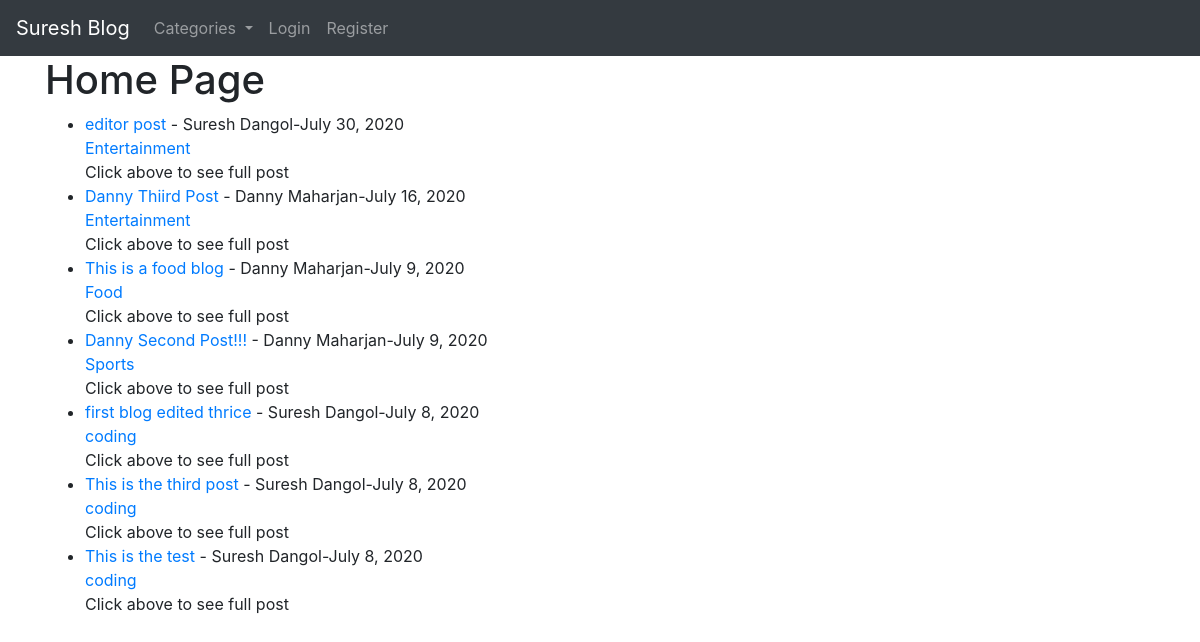
The app's page /, older data.
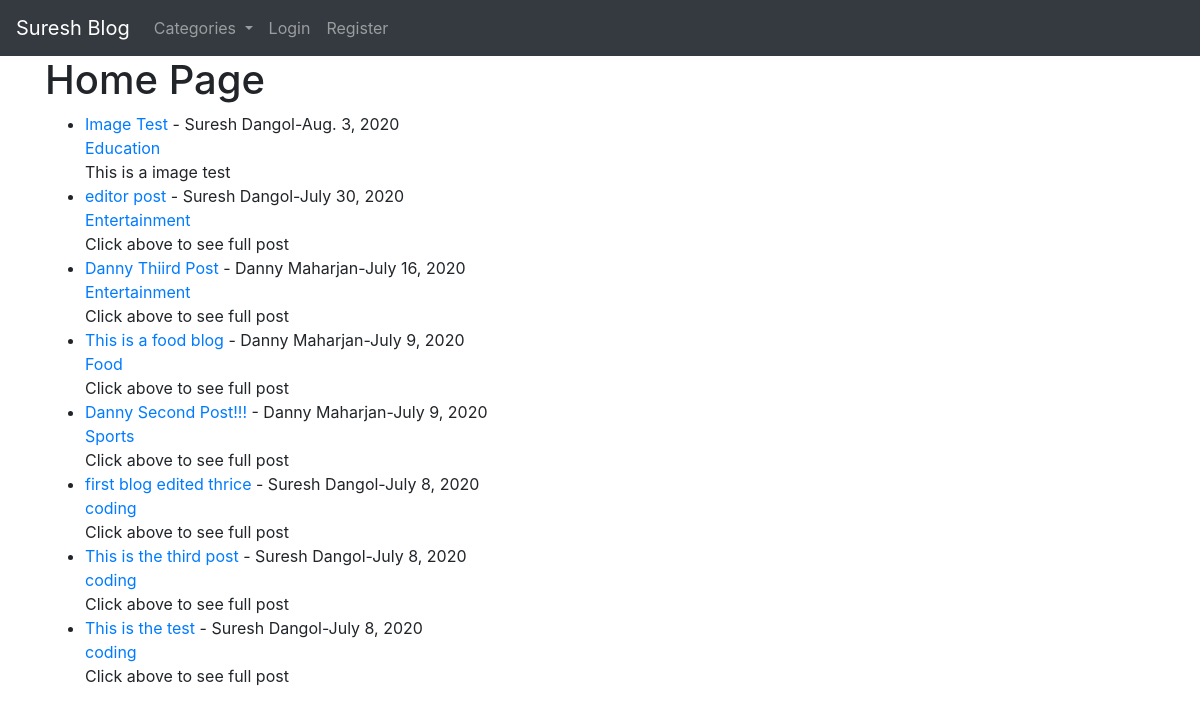
The same page, newer data.
### blog/models.py (models this page shows, shortened)
class Post(models.Model):
    title = models.CharField(max_length=255)
    image = models.ImageField(null=True,blank=True,upload_to='images/')
    title_tag = models.CharField(max_length=255)
    author = models.ForeignKey(User,on_delete=models.CASCADE)
    body = RichTextField(blank=True,null=True)
    post_date = models.DateField(auto_now_add=True)
    category = models.CharField(max_length=255, default='coding')
    snippet = models.CharField(max_length=255,)
    likes = models.ManyToManyField(User,related_name='blog_posts')

### blog/views.py (the view)
# urls.py: path('',HomeView.as_view(),name="home"),
class HomeView(ListView):
    model = Post
    template_name = 'home.html'
    ordering = ['-post_date']
    def get_context_data(self, *args, **kwargs):
        cat_menu = Category.objects.all()
        context = super(HomeView, self).get_context_data(*args, **kwargs)
        context['cat_menu'] = cat_menu
        return context

### blog/models.py (called while the page is built)
    def __str__(self):
        return self.name

### blog/templates/home.html (shortened to what this page needs)
{% extends 'base.html'%}
{% block content%}
<h1>Home Page</h1>
<ul>
{% for post in object_list %}
    <li><a href="{% url 'details' post.pk %}"> {{post.title}} </a> - {{post.author.first_name}}
        {{post.author.last_name}}-{{post.post_date}}<br>
        <a href="{% url 'category' post.category|slugify%}">{{post.category}}</a><br>
    </li>
        {{post.snippet}}
{% endfor %}
</ul>
{% endblock%}

### blog/templates/base.html (shortened to what this page needs)
<!doctype html>
<html lang="en">
  <head>
    <link rel="stylesheet" href="https://stackpath.bootstrapcdn.com/bootstrap/4.5.0/css/bootstrap.min.css">
  </head>
  <body>
  <nav class="navbar navbar-expand-lg navbar-dark bg-dark">
  <a class="navbar-brand" href="{% url 'home'%}">Suresh Blog</a>
        {% if cat_menu %}
      <div class="collapse navbar-collapse" id="navbarSupportedContent">
        <ul class="navbar-nav mr-auto">
            <li class="nav-item dropdown">
                <a class="nav-link dropdown-toggle" href="#" id="navbarDropdown"
                   role="button" data-toggle="dropdown" aria-haspopup="true" aria-expanded="false">
                    Categories
                </a>
             </li>
            {% else %}
            <li class="nav-item">
                <a class="nav-link" href="{% url 'category_list' %}">Categories</a>
            </li>
            {% endif %}
           {% if user.is_authenticated %}
            <li class="nav-item">
                <a class="nav-link" href="{% url 'add_post' %}">Add Post</a>
           </li>
           <li class="nav-item">
               <a class="nav-link" href="{% url 'logout' %}">Logout</a>
           </li>
            <li class="nav-item">
                <a class="nav-link" href="{% url 'add_category' %}">Add Category</a>
          </li>
            <li class="nav-item">
                <a class="nav-link" href="{% url 'edit_profile' %}">Profile</a>
          </li>
          {% else %}
            <li class="nav-item">
                <a class="nav-link" href="{% url 'login' %}">Login</a>
            </li>
            <li class="nav-item">
                <a class="nav-link" href="{% url 'register' %}">Register</a>
            </li>
          {% endif %}
        </ul>
      </div>
</nav>
  <div class="container">
    {% block content%}
    {% endblock %}
  </div>
  </body>
</html>

Row changes from the older to the newer data that the page shows:
added Post: title "Image Test", author.first_name "Suresh", author.last_name "Dangol", post_date "Aug. 3, 2020", category "Education", snippet "This is a image test"
